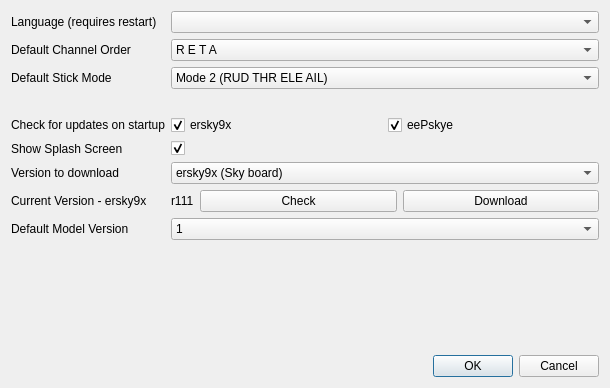
<?xml version="1.0" encoding="UTF-8"?>
<ui version="4.0">
 <class>preferencesDialog</class>
 <widget class="QDialog" name="preferencesDialog">
  <property name="geometry">
   <rect>
    <x>0</x>
    <y>0</y>
    <width>610</width>
    <height>388</height>
   </rect>
  </property>
  <property name="windowTitle">
   <string>Preferences</string>
  </property>
  <property name="windowIcon">
   <iconset resource="eepskye.qrc">
    <normaloff>:/images/preferences.png</normaloff>:/images/preferences.png</iconset>
  </property>
  <layout class="QGridLayout" name="gridLayout_2">
   <item row="0" column="0">
    <widget class="QLabel" name="label">
     <property name="text">
      <string>Language (requires restart)</string>
     </property>
    </widget>
   </item>
   <item row="0" column="1">
    <widget class="QComboBox" name="locale_QB"/>
   </item>
   <item row="4" column="0">
    <widget class="QLabel" name="label_2">
     <property name="text">
      <string>Check for updates on startup</string>
     </property>
    </widget>
   </item>
   <item row="4" column="1">
    <layout class="QGridLayout" name="gridLayout">
     <item row="0" column="0">
      <widget class="QCheckBox" name="startupCheck_er9x">
       <property name="text">
        <string>ersky9x</string>
       </property>
       <property name="checked">
        <bool>true</bool>
       </property>
      </widget>
     </item>
     <item row="0" column="1">
      <widget class="QCheckBox" name="startupCheck_eepe">
       <property name="text">
        <string>eePskye</string>
       </property>
       <property name="checked">
        <bool>true</bool>
       </property>
      </widget>
     </item>
    </layout>
   </item>
   <item row="5" column="0">
    <widget class="QLabel" name="label_4">
     <property name="text">
      <string>Show Splash Screen</string>
     </property>
    </widget>
   </item>
   <item row="5" column="1">
    <widget class="QCheckBox" name="showSplash">
     <property name="text">
      <string/>
     </property>
     <property name="checked">
      <bool>true</bool>
     </property>
    </widget>
   </item>
   <item row="6" column="0">
    <widget class="QLabel" name="label_3">
     <property name="text">
      <string>Version to download</string>
     </property>
    </widget>
   </item>
   <item row="6" column="1">
    <widget class="QComboBox" name="downloadVerCB">
     <item>
      <property name="text">
       <string>ersky9x (Sky board)</string>
      </property>
     </item>
     <item>
      <property name="text">
       <string>ersky9xr (9XR-PRO)</string>
      </property>
     </item>
     <item>
      <property name="text">
       <string>X9D (Taranis)</string>
      </property>
     </item>
     <item>
      <property name="text">
       <string>X9DP (Taranis Plus)</string>
      </property>
     </item>
    </widget>
   </item>
   <item row="9" column="1">
    <spacer name="verticalSpacer">
     <property name="orientation">
      <enum>Qt::Vertical</enum>
     </property>
     <property name="sizeHint" stdset="0">
      <size>
       <width>20</width>
       <height>40</height>
      </size>
     </property>
    </spacer>
   </item>
   <item row="10" column="1">
    <widget class="QDialogButtonBox" name="buttonBox">
     <property name="orientation">
      <enum>Qt::Horizontal</enum>
     </property>
     <property name="standardButtons">
      <set>QDialogButtonBox::Cancel|QDialogButtonBox::Ok</set>
     </property>
    </widget>
   </item>
   <item row="1" column="0">
    <widget class="QLabel" name="label_13">
     <property name="text">
      <string>Default Channel Order</string>
     </property>
    </widget>
   </item>
   <item row="1" column="1">
    <widget class="QComboBox" name="channelorderCB">
     <property name="whatsThis">
      <string>Channel order

This is used by the templated to determine which channel goes to what number output.</string>
     </property>
     <property name="currentIndex">
      <number>0</number>
     </property>
     <item>
      <property name="text">
       <string notr="true">R E T A</string>
      </property>
     </item>
     <item>
      <property name="text">
       <string notr="true">R E A T</string>
      </property>
     </item>
     <item>
      <property name="text">
       <string notr="true">R T E A</string>
      </property>
     </item>
     <item>
      <property name="text">
       <string notr="true">R T A E</string>
      </property>
     </item>
     <item>
      <property name="text">
       <string notr="true">R A E T</string>
      </property>
     </item>
     <item>
      <property name="text">
       <string notr="true">R A T E</string>
      </property>
     </item>
     <item>
      <property name="text">
       <string notr="true">E R T A</string>
      </property>
     </item>
     <item>
      <property name="text">
       <string notr="true">E R A T</string>
      </property>
     </item>
     <item>
      <property name="text">
       <string notr="true">E T R A</string>
      </property>
     </item>
     <item>
      <property name="text">
       <string notr="true">E T A R</string>
      </property>
     </item>
     <item>
      <property name="text">
       <string notr="true">E A R T</string>
      </property>
     </item>
     <item>
      <property name="text">
       <string notr="true">E A T R</string>
      </property>
     </item>
     <item>
      <property name="text">
       <string notr="true">T R E A</string>
      </property>
     </item>
     <item>
      <property name="text">
       <string notr="true">T R A E</string>
      </property>
     </item>
     <item>
      <property name="text">
       <string notr="true">T E R A</string>
      </property>
     </item>
     <item>
      <property name="text">
       <string notr="true">T E A R</string>
      </property>
     </item>
     <item>
      <property name="text">
       <string notr="true">T A R E</string>
      </property>
     </item>
     <item>
      <property name="text">
       <string notr="true">T A E R</string>
      </property>
     </item>
     <item>
      <property name="text">
       <string notr="true">A R E T</string>
      </property>
     </item>
     <item>
      <property name="text">
       <string notr="true">A R T E</string>
      </property>
     </item>
     <item>
      <property name="text">
       <string notr="true">A E R T</string>
      </property>
     </item>
     <item>
      <property name="text">
       <string notr="true">A E T R</string>
      </property>
     </item>
     <item>
      <property name="text">
       <string notr="true">A T R E</string>
      </property>
     </item>
     <item>
      <property name="text">
       <string notr="true">A T E R</string>
      </property>
     </item>
    </widget>
   </item>
   <item row="2" column="0">
    <widget class="QLabel" name="label_14">
     <property name="text">
      <string>Default Stick Mode</string>
     </property>
    </widget>
   </item>
   <item row="2" column="1">
    <widget class="QComboBox" name="stickmodeCB">
     <property name="whatsThis">
      <string>Mode selection:

Mode 1:
  Left stick:  Elevator, Rudder
  Right stick:  Throttle, Aileron

Mode 2:
  Left stick:  Throttle, Rudder
  Right stick:  Elevator, Aileron

Mode 3:
  Left stick:  Elevator, Aileron
  Right stick:  Throttle, Rudder

Mode 4:
  Left stick:  Throttle, Aileron
  Right stick:  Elevator, Rudder

</string>
     </property>
     <property name="currentIndex">
      <number>1</number>
     </property>
     <item>
      <property name="text">
       <string>Mode 1 (RUD ELE THR AIL)</string>
      </property>
     </item>
     <item>
      <property name="text">
       <string>Mode 2 (RUD THR ELE AIL)</string>
      </property>
     </item>
     <item>
      <property name="text">
       <string>Mode 3 (AIL ELE THR RUD)</string>
      </property>
     </item>
     <item>
      <property name="text">
       <string>Mode 4 (AIL THR ELE RUD)</string>
      </property>
     </item>
    </widget>
   </item>
   <item row="3" column="1">
    <spacer name="horizontalSpacer">
     <property name="orientation">
      <enum>Qt::Horizontal</enum>
     </property>
     <property name="sizeHint" stdset="0">
      <size>
       <width>40</width>
       <height>20</height>
      </size>
     </property>
    </spacer>
   </item>
   <item row="7" column="1">
    <layout class="QGridLayout" name="gridLayout_3" columnstretch="0,10,10" columnminimumwidth="0,0,0">
     <item row="0" column="2">
      <widget class="QPushButton" name="er9x_dnld">
       <property name="text">
        <string>Download</string>
       </property>
      </widget>
     </item>
     <item row="0" column="0">
      <widget class="QLabel" name="er9x_ver_label">
       <property name="text">
        <string>r111</string>
       </property>
      </widget>
     </item>
     <item row="0" column="1">
      <widget class="QPushButton" name="er9x_dnld_2">
       <property name="text">
        <string>Check</string>
       </property>
      </widget>
     </item>
    </layout>
   </item>
   <item row="7" column="0">
    <widget class="QLabel" name="label_CurrentVersion">
     <property name="text">
      <string>Current Version - ersky9x</string>
     </property>
    </widget>
   </item>
   <item row="8" column="1">
    <widget class="QComboBox" name="defaultVersionCB">
     <item>
      <property name="text">
       <string>1</string>
      </property>
     </item>
     <item>
      <property name="text">
       <string>2</string>
      </property>
     </item>
     <item>
      <property name="text">
       <string>3</string>
      </property>
     </item>
    </widget>
   </item>
   <item row="8" column="0">
    <widget class="QLabel" name="label_5">
     <property name="text">
      <string>Default Model Version</string>
     </property>
    </widget>
   </item>
  </layout>
 </widget>
 <resources>
  <include location="eepskye.qrc"/>
 </resources>
 <connections>
  <connection>
   <sender>buttonBox</sender>
   <signal>accepted()</signal>
   <receiver>preferencesDialog</receiver>
   <slot>accept()</slot>
   <hints>
    <hint type="sourcelabel">
     <x>370</x>
     <y>49</y>
    </hint>
    <hint type="destinationlabel">
     <x>157</x>
     <y>274</y>
    </hint>
   </hints>
  </connection>
  <connection>
   <sender>buttonBox</sender>
   <signal>rejected()</signal>
   <receiver>preferencesDialog</receiver>
   <slot>reject()</slot>
   <hints>
    <hint type="sourcelabel">
     <x>390</x>
     <y>55</y>
    </hint>
    <hint type="destinationlabel">
     <x>286</x>
     <y>274</y>
    </hint>
   </hints>
  </connection>
 </connections>
</ui>
